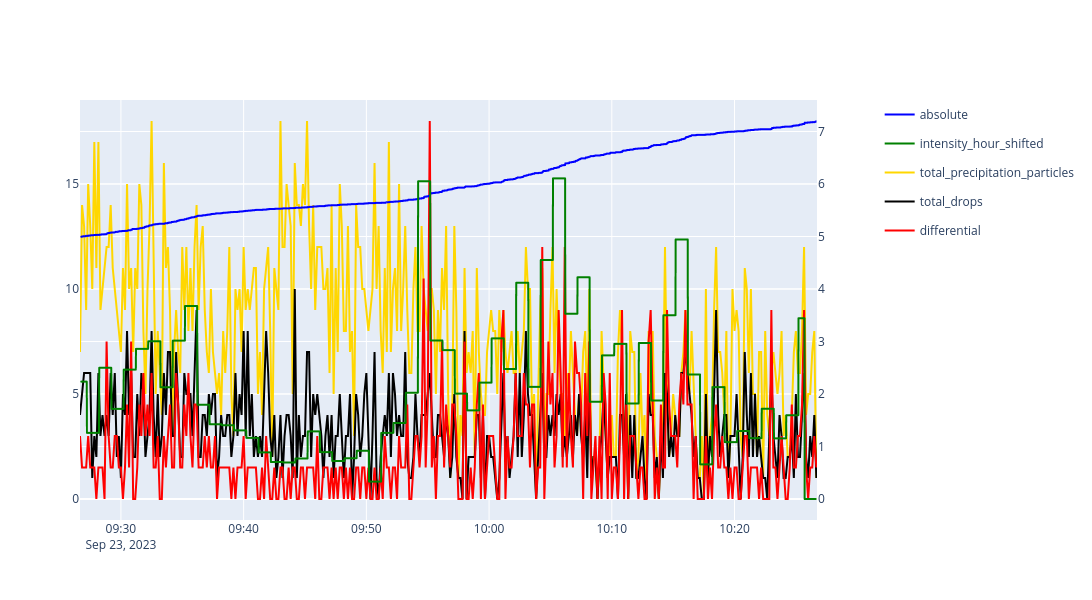

The notebook cell saved with this chart:
### Code cell
fig1 = px.line(df.precipitation.absolute)
fig1.update_traces(line=dict(color="blue"), connectgaps=True)
fig2 = px.line(df.precipitation.differential.resample("10s").sum() * 60)
fig2.update_traces(line=dict(color="red"))
fig3 = px.line(df.precipitation.intensity_hour_shifted)
fig3.update_traces(line=dict(color="green"), connectgaps=True)
# fig6 = px.line(df.precipitation.intensity_hour)
# fig6.update_traces(line=dict(color="lightgreen"))
fig4 = px.line(df.precipitation.total_precipitation_particles.resample("10s").sum())
fig4.update_traces(line=dict(color="gold"))
fig5 = px.line(df.precipitation.total_drops.resample("10s").sum())
fig5.update_traces(line=dict(color="black"))
# fig6 = px.line(df.

# Create a subplot with secondary y-axis
fig = make_subplots(specs=[[{"secondary_y": True}]])

# Add the traces from fig1, fig3, fig4, and fig5 to the primary y-axis
for trace in fig1.data + fig3.data + fig4.data + fig5.data:
    fig.add_trace(trace, secondary_y=False)

# Add the traces from fig2 to the secondary y-axis
for trace in fig2.data:
    fig.add_trace(trace, secondary_y=True)

# Update the layout
fig.update_layout(width=1400, height=600)

fig.show()

### Figure 1 — Plotly figure (JSON) as saved in the notebook; plotly's stock layout.template omitted (floating-point values rounded to 4 significant figures; data arrays with more than 128 entries replaced by an {"elided": "..."} marker saying what was removed)
{"data": [{"connectgaps": true, "hovertemplate": "variable=absolute<br>Timestamp=%{x}<br>value=%{y}<extra></extra>", "legendgroup": "absolute", "line": {"color": "blue", "dash": "solid"}, "marker": {"symbol": "circle"}, "mode": "lines", "name": "absolute", "showlegend": true, "type": "scattergl", "x": {"elided": "3598 str values"}, "xaxis": "x", "y": {"elided": "3598 float values"}, "yaxis": "y"}, {"connectgaps": true, "hovertemplate": "variable=intensity_hour_shifted<br>Timestamp=%{x}<br>value=%{y}<extra></extra>", "legendgroup": "intensity_hour_shifted", "line": {"color": "green", "dash": "solid"}, "marker": {"symbol": "circle"}, "mode": "lines", "name": "intensity_hour_shifted", "showlegend": true, "type": "scattergl", "x": {"elided": "3598 str values"}, "xaxis": "x", "y": {"elided": "3598 float values"}, "yaxis": "y"}, {"hovertemplate": "variable=total_precipitation_particles<br>Timestamp=%{x}<br>value=%{y}<extra></extra>", "legendgroup": "total_precipitation_particles", "line": {"color": "gold", "dash": "solid"}, "marker": {"symbol": "circle"}, "mode": "lines", "name": "total_precipitation_particles", "orientation": "v", "showlegend": true, "type": "scatter", "x": {"elided": "361 str values"}, "xaxis": "x", "y": {"elided": "361 float values"}, "yaxis": "y"}, {"hovertemplate": "variable=total_drops<br>Timestamp=%{x}<br>value=%{y}<extra></extra>", "legendgroup": "total_drops", "line": {"color": "black", "dash": "solid"}, "marker": {"symbol": "circle"}, "mode": "lines", "name": "total_drops", "orientation": "v", "showlegend": true, "type": "scatter", "x": {"elided": "361 str values"}, "xaxis": "x", "y": {"elided": "361 float values"}, "yaxis": "y"}, {"hovertemplate": "variable=differential<br>Timestamp=%{x}<br>value=%{y}<extra></extra>", "legendgroup": "differential", "line": {"color": "red", "dash": "solid"}, "marker": {"symbol": "circle"}, "mode": "lines", "name": "differential", "orientation": "v", "showlegend": true, "type": "scatter", "x": {"elided": "361 str values"}, "xaxis": "x", "y": {"elided": "361 float values"}, "yaxis": "y2"}], "layout": {"height": 600, "width": 1400, "xaxis": {"anchor": "y", "domain": [0.0, 0.94]}, "yaxis": {"anchor": "x", "domain": [0.0, 1.0]}, "yaxis2": {"anchor": "x", "overlaying": "y", "side": "right"}}}
